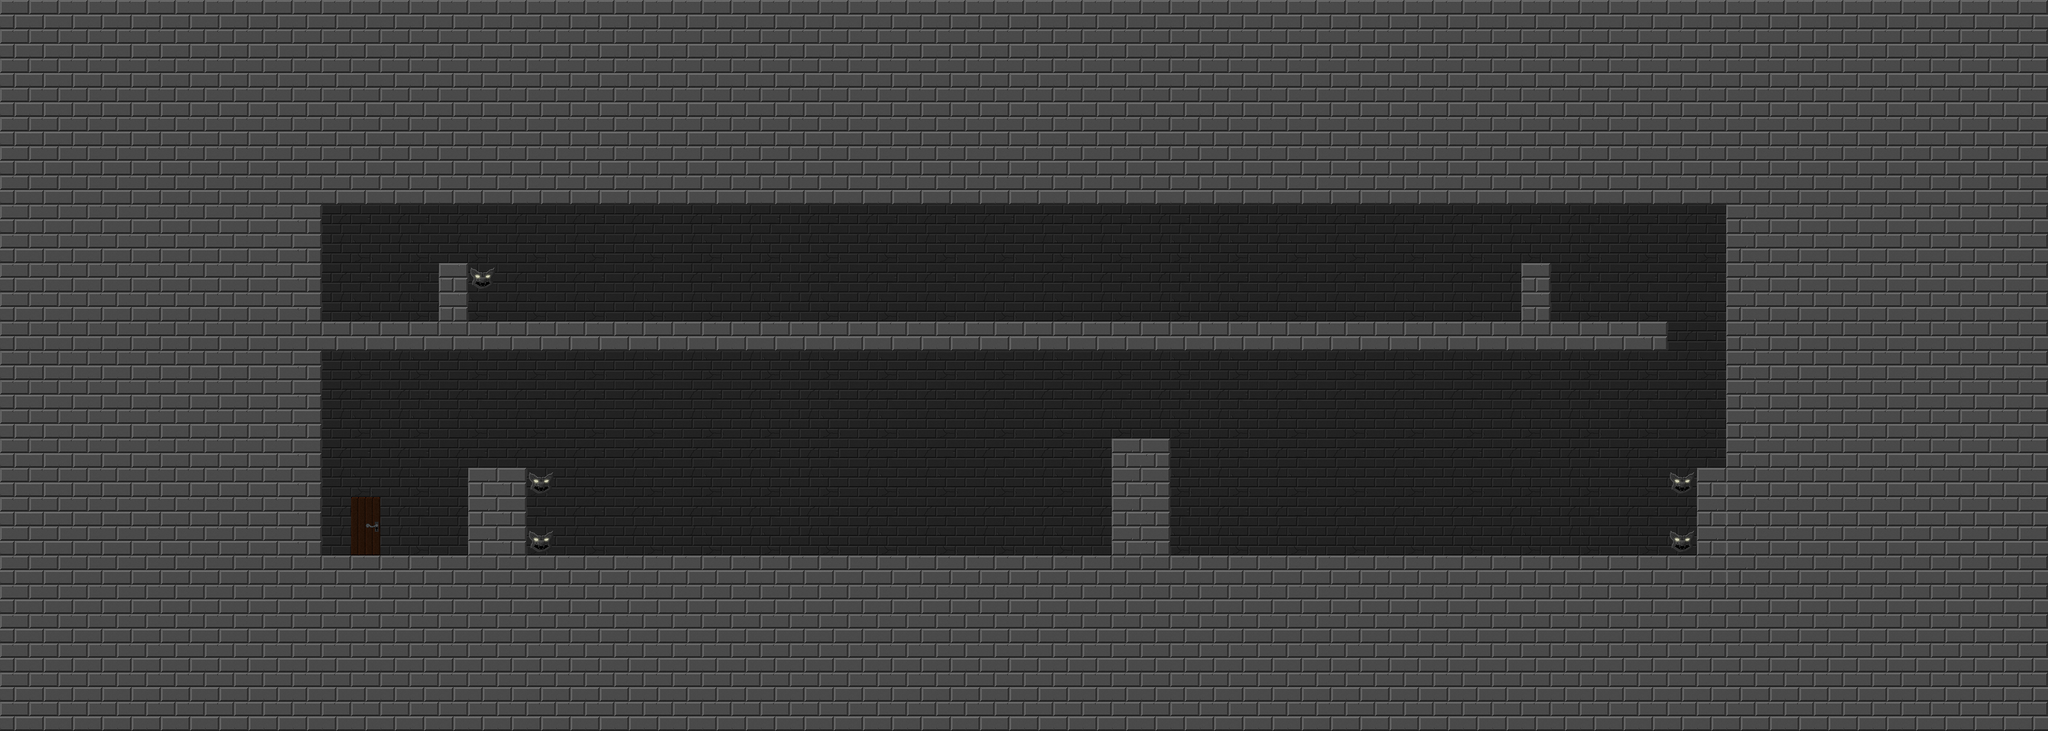

This game map was drawn from its Tiled (.tmx) file and the tilesets committed beside it. A one-line description and the trimmed map source follow:
An orthogonal 70x25 tile map with 64x64 px tiles, 3 tile layers (background, decoration, coll) and 21 objects.

<map version="1.0" orientation="orthogonal" width="70" height="25" tilewidth="64" tileheight="64">
 <tileset firstgid="1" name="Tezture Tiles" tilewidth="64" tileheight="64">
  <image source="Tezture Tiles.png" width="512" height="640" />
 </tileset>
 <layer name="background" width="70" height="25">
  <data>[1750 cells, 1002 non-empty, 5 distinct tile ids]</data>
 </layer>
 <layer name="decoration" width="70" height="25">
  <data>[1750 cells, 7 non-empty, 3 distinct tile ids]</data>
 </layer>
 <layer name="coll" width="70" height="25">
  <data>[1750 cells, 1241 non-empty, 4 distinct tile ids]</data>
 </layer>
 <objectgroup name="enemyHard" width="70" height="25" />
 <objectgroup name="trapHard" width="70" height="25" />
 <objectgroup name="fairdyDustHard" width="70" height="25" />
 <objectgroup name="enemyMedium" width="70" height="25" />
 <objectgroup name="trapMedium" width="70" height="25" />
 <objectgroup name="fairyDustMedium" width="70" height="25" />
 <objectgroup name="enemyEasy" width="70" height="25">
  <object x="1782" y="1082">
   <ellipse />
  </object>
  <object x="3258" y="1082">
   <ellipse />
  </object>
 </objectgroup>
 <objectgroup name="trapEasy" width="70" height="25" />
 <objectgroup name="fairyDustEasy" width="70" height="25">
  <object x="2488" y="936">
   <ellipse />
  </object>
  <object x="1892" y="1173">
   <ellipse />
  </object>
  <object x="3167" y="1164">
   <ellipse />
  </object>
  <object x="3742" y="986">
   <ellipse />
  </object>
  <object x="3500" y="668">
   <ellipse />
  </object>
  <object x="3160" y="664">
   <ellipse />
  </object>
  <object x="2852" y="656">
   <ellipse />
  </object>
  <object x="2604" y="656">
   <ellipse />
  </object>
  <object x="2284" y="664">
   <ellipse />
  </object>
  <object x="1980" y="660">
   <ellipse />
  </object>
  <object x="1684" y="664">
   <ellipse />
  </object>
  <object x="1400" y="660">
   <ellipse />
  </object>
  <object x="1192" y="656">
   <ellipse />
  </object>
 </objectgroup>
 <objectgroup name="movingPlatform" width="70" height="25" />
 <objectgroup name="fairyCage" width="70" height="25" />
 <objectgroup name="playerEnd" width="70" height="25" />
 <objectgroup name="playerSpawn" width="70" height="25">
  <object x="798" y="1135">
   <ellipse />
  </object>
 </objectgroup>
 <objectgroup name="fireArrowSpawn" width="70" height="25">
  <object x="1199" y="1185" />
  <object x="1199" y="1057" />
  <object x="3668" y="1181">
   <ellipse />
  </object>
  <object x="3669" y="1053">
   <ellipse />
  </object>
  <object x="1066" y="616" />
 </objectgroup>
</map>
